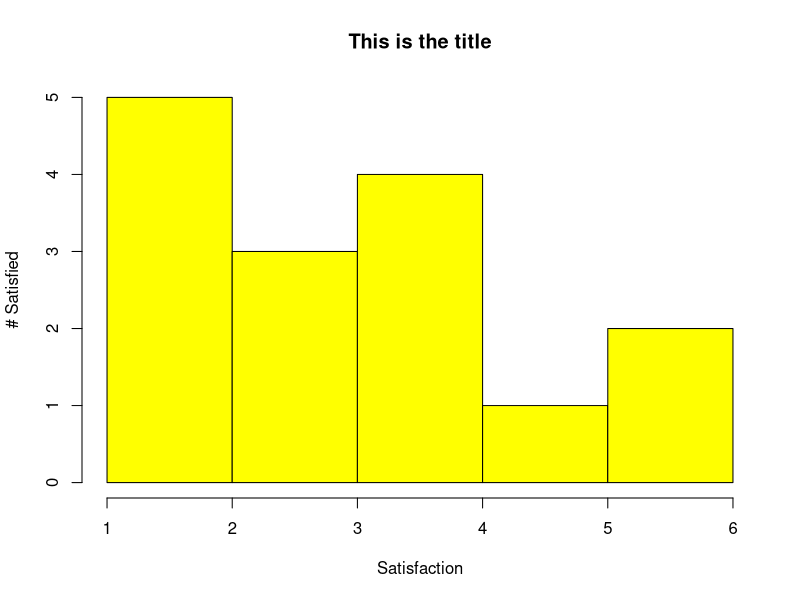
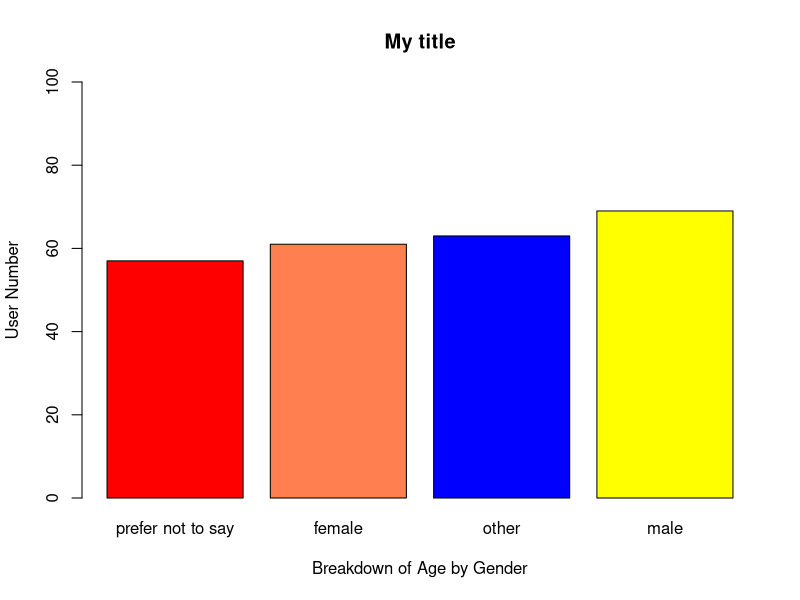
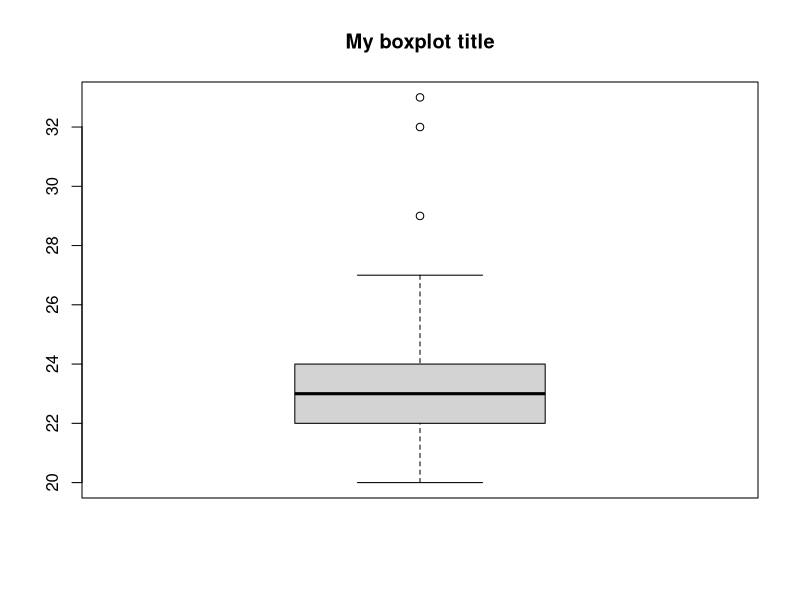
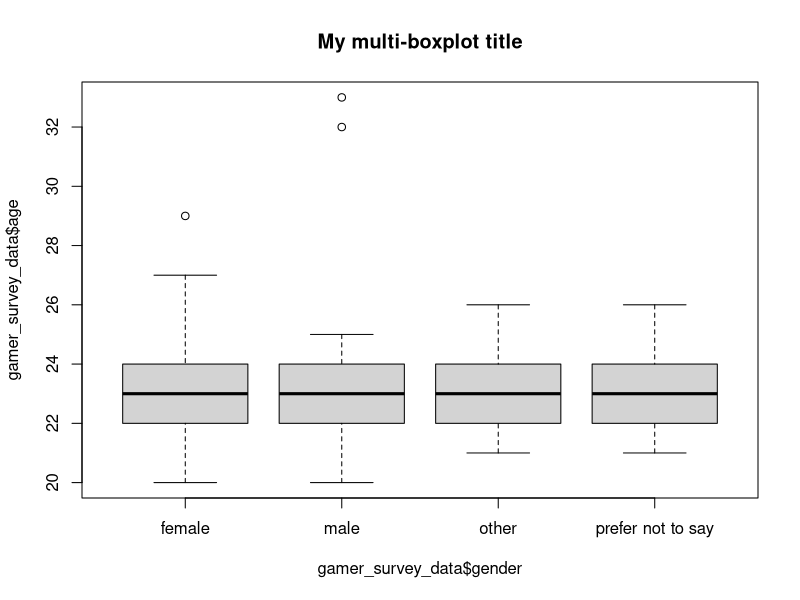

Reproduce these figures in R, in order.
## ---- chunk 1
knitr::opts_chunk$set(echo = TRUE)
## ---- chunk 2
# answer in range 1-5
satisfaction_data <- c(3.2,2,5.1,1,4,5.0,3,2.2,1,4,5.1,1,2.8,3.3,1)
satisfaction_data

# mean or average
avg_satisfaction <- mean(satisfaction_data)
avg_satisfaction

# min or max
min_satisfaction <- min(satisfaction_data)
min_satisfaction

# mode
# mode_satisfaction <- mode(satisfaction_data)
# mode_satisfaction

# median (we sort the numbers and we get the centre number)
simpler_data <- c(1,2,3,4,5,6)

median_satisfaction <- median(simpler_data)
median_satisfaction
## ---- chunk 3
hist(satisfaction_data,
     main = "This is the title",
     xlab = "Satisfaction",
     ylab = "# Satisfied",
     col = rgb(1, 1, 0))
## ---- chunk 4
gamer_survey_data <- read.csv("amalgamated_game_survey_250_2022.csv")
barplot(sort(table(gamer_survey_data$gender), decreasing = FALSE),
        main = "My title",
        xlab = "Breakdown of Age by Gender",
        ylab = "User Number",
        ylim = c(0, 100),
        col=c("red", "coral", "blue", "yellow"))

## ---- chunk 5
boxplot(gamer_survey_data$age, main = "My boxplot title")
## ---- chunk 6
boxplot(gamer_survey_data$age~gamer_survey_data$gender, main = "My multi-boxplot title")
## ---- chunk 7
# show a "prettier" paged table
rmarkdown::paged_table(gamer_survey_data)

# show a "prettier" paged table but ONLY first 8 rows
head_data <- head(gamer_survey_data, 8)
rmarkdown::paged_table(head_data)

# show a "prettier" paged table using kable() with caption and decimal digit max length and alignment = centre
knitr::kable(gamer_survey_data,
  align = c('r'), # a vector with 'c', 'l', or 'r' values
  digits = 2,
  caption = "A caption for your table here")
